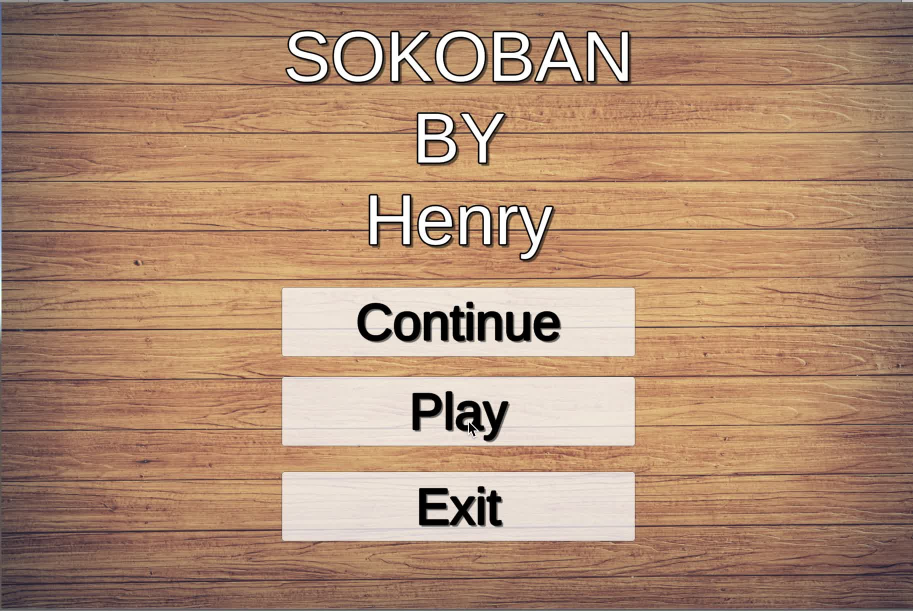
#> input picture images/test.jpg, 1826 x 1222 px (shown at 1/2 size)
$ python py_image_to_ascii.py
#> lines starting #> are read from the running program, lines starting #| are printed output that depends on the picture
import sys
from PIL import Image
import numpy as np

# taken from https://gist.github.com/cdiener/10491632
if __name__ == '__main__':
    chars = np.asarray(list(' .,:;irsXA253hMHGS#9B&@'))
    if len(sys.argv) != 4:
        print('Usage: ./asciinator.py image scale factor')
    f, SC, GCF, WCF = "images/test.jpg", float(0.1), float(1), 7 / 4
    img = Image.open(f)
#> img is the input picture: PIL image 1826x1222 RGB; mean R, G, B 175.2, 139.3, 113.4
    S = (round(img.size[0] * SC * WCF), round(img.size[1] * SC))
#> S = (320, 122)
    img = np.sum(np.asarray(img.resize(S)), axis=2)
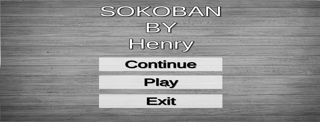
#> img: shape (122, 320) uint64; min 0, max 765, mean 427.7; drawn with min black and max white
    img -= img.min()
    img = (1.0 - img / img.max()) ** GCF * (chars.size - 1)
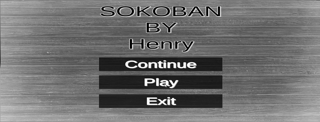
#> img: shape (122, 320) float64; min 0, max 22, mean 9.7; drawn with min black and max white
    print("here")
    print("\n".join(("".join(r) for r in chars[img.astype(int)])))
#> (printed output is left out)
